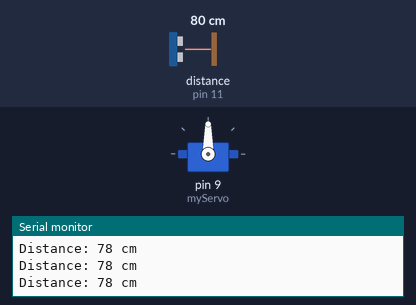
Bench run of a sketch on a simulated Arduino Uno, built with avr-gcc and run on an emulated ATmega328P. Parts: servo, the last lines printed to the serial monitor. Wiring (inferred from the names in the program): ultrasonic range finder: trigger pin 10; echo pin 11. The test bench sets the inputs (shaded band); at power-on: distance to the obstacle (sensor on pin 11) 80 cm. The echo pulse lasts 58.3 µs per cm.

Above: at 1.2 s.
1.3 s: distance to the obstacle (sensor on pin 11) set to 13 cm
2.8 s: distance to the obstacle (sensor on pin 11) set to 10 cm
At 3.6 s:
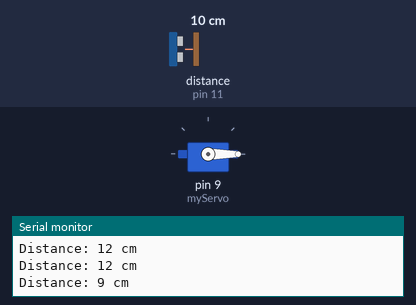
5.8 s: distance to the obstacle (sensor on pin 11) set to 18 cm
At 6.3 s:
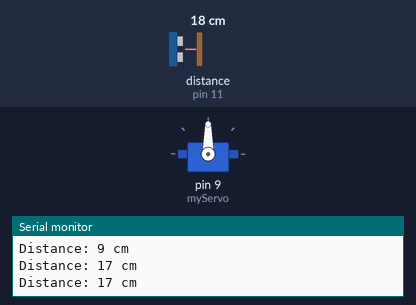
7.3 s: distance to the obstacle (sensor on pin 11) set to 2 cm
At 9.2 s:
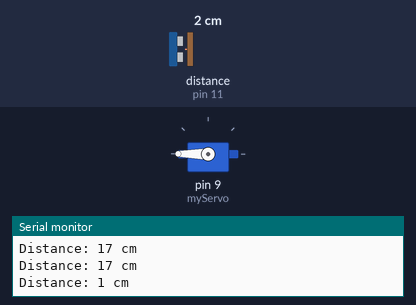
Timing chart, 0 to 11.3 s (numbered marks = the images above; inputs shaded):
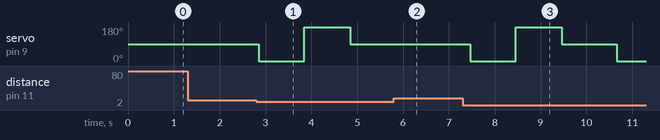

The sketch:

neat_lappi_snaget1.ino
```cpp
#include <Servo.h>

Servo myServo;

const int trigPin = 10;
const int echoPin = 11;

long duration;
int distance;

void setup() {

  pinMode(trigPin, OUTPUT);
  pinMode(echoPin, INPUT);

  myServo.attach(9);
  myServo.write(90);

  Serial.begin(9600);
}

void loop() {

  digitalWrite(trigPin, LOW);
  delayMicroseconds(2);

  digitalWrite(trigPin, HIGH);
  delayMicroseconds(10);

  digitalWrite(trigPin, LOW);

  duration = pulseIn(echoPin, HIGH);

  distance = duration * 0.034 / 2;

  Serial.print("Distance: ");
  Serial.print(distance);
  Serial.println(" cm");

  if (distance <= 10) {

    myServo.write(0);
    delay(1000);

    myServo.write(180);
    delay(1000);

    myServo.write(90);
    delay(1000);

  }

  delay(200);

}
```

Measured:
- the behaviour switches between 12 and 11 cm on distance to the obstacle (sensor on pin 11) (found by bisection; images 0 and 1)
- after the input at 2.8 s, servo on pin 9 (myServo): 90° → 0° after 0.05 s, → 180° 1.0 s later, → 90° 1.0 s later
- after the input at 5.8 s, servo on pin 9 (myServo): stays 90° (without the input it goes to 0° after 0.25 s)
- after the input at 7.3 s, servo on pin 9 (myServo): 90° → 0° after 0.16 s, → 180° 1.0 s later, → 90° 1.0 s later, → 0° 1.2 s later
